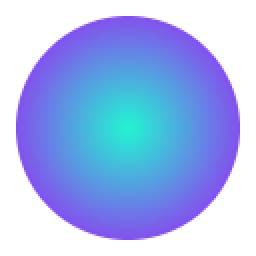
#> input picture temp/dot_gradient.png, 128 x 128 px (shown 2 times larger)
$ python gradient_dot.py temp/dot_gradient.png --mode radial --preview
#> lines starting #> are read from the running program, lines starting #| are printed output that depends on the picture
"""
把一枚纯白的实心图形重绘成渐变 —— 线性（左上 → 右下）或径向（边缘 → 中心）。

输入是 temp/dot.png 那种：RGB 全是纯白、形状完全靠 alpha 描述的图标。
输出同尺寸、**alpha 逐字节不变**，只把 RGB 换成渐变。

四个不显然的地方，写在这里免得以后有人照直觉改回去：

1. **渐变坐标归一化到"形状"，不是整张画布。**

   线性：圆点内切在 128×128 里，直径 112。沿 45° 方向，圆上的极值点离中心
   ±r/√2 ≈ ±39.6，只占整张画布对角线长度（±90.5）的 62%。按画布对角线归一化
   的话，圆点两端永远取不到纯色，看到的始终是"被冲淡过的"中间色。

   径向：半径取「质心 → 最远的不透明像素」，不是内切圆半径，也不是画布的一半。
   这三者对正圆恰好相等，但对圆角方、对框就不一样了 —— 用最远像素才能保证
   形状的最外沿一定拿到纯的边缘色。

   顺带这个规则对非圆形同样成立：形状沿轴向的两个极值点分别是起点色和终点色。

2. **径向的 t=0 在边缘、t=1 在中心。** 这是反直觉的（数学上半径 0 在圆心），
   但 `--from / --to` 要读作"渐变从哪走到哪"，所以跟 `--mode radial` 的字面
   方向对齐：`--from` 是边缘色，`--to` 是中心色。
   换句话说 `--from 紫 --to 青` = 紫边青心；想反过来就交换两个参数。

3. **透明像素的 RGB 也一起填。** 原文件的透明区是 (0,0,0,0)，即 RGB 是黑。
   PNG 缩小、旋转时是带 RGB 一起插值的，黑 RGB 会在边缘渗出灰黑一圈。
   所以整张画布都写渐变 RGB，只把 alpha 原样贴回去。

4. **插值空间默认 sRGB**，即逐通道线性混合。这是 Compose 的
   `Brush.linearGradient` / `radialGradient`、CSS `linear-gradient` /
   `radial-gradient` 的默认行为，所以改出来的图和"直接在界面上画一条渐变"
   看起来是一致的。另给 `linear`（伽马正确）和 `oklab`（感知均匀，中间段不会
   发灰）两个选项，脚本会把三种空间的中点色打出来，可以看完再定。
   oklab 的过渡段可能略微超出 sRGB 色域，这里按通道截断，不做 gamut mapping。

用法：
    python tools/gradient_dot.py temp/dot.png                      # 左上→右下线性
    python tools/gradient_dot.py temp/dot_gradient.png --mode radial --preview
    python tools/gradient_dot.py temp/dot.png -o out.png \\
        --from 133,79,238 --to 32,246,210 --space oklab --preview
"""

import argparse
import math
import os

from PIL import Image

# 默认就是 ExplainDot 图标量出来的那两个锚点色（见 tools/check_palette.py）：
# 紫 #854FEE（色相 260°）和青 #20F6D2（色相 170°）。
DEFAULT_FROM = (133, 79, 238)
DEFAULT_TO = (32, 246, 210)

RAMP = 1024                 # 预计算的一维色带长度，避免逐像素做浮点混合


# ---------------------------------------------------------------------------- 颜色

def parse_color(text):
    """吃 "133,79,238" 或 "#854FEE" 或 "854FEE"，吐 (r, g, b)。"""
    t = text.strip().lstrip("#")
    if "," in t:
        parts = [p.strip() for p in t.split(",")]
        if len(parts) != 3:
            raise ValueError("颜色要三个分量：%r" % text)
        rgb = tuple(int(p) for p in parts)
    else:
        if len(t) != 6:
            raise ValueError("十六进制颜色要 6 位：%r" % text)
        rgb = (int(t[0:2], 16), int(t[2:4], 16), int(t[4:6], 16))
    for c in rgb:
        if not 0 <= c <= 255:
            raise ValueError("分量超出 0-255：%r" % text)
    return rgb


def hexs(rgb):
    return "#%02X%02X%02X" % rgb


def _s2l(c):
    """sRGB 分量 → 线性光。"""
    v = c / 255.0
    return v / 12.92 if v <= 0.04045 else ((v + 0.055) / 1.055) ** 2.4


def _l2s(v):
    """线性光 → sRGB 分量（0-255），越界按通道截断。"""
    v = min(1.0, max(0.0, v))
    return int(round(255 * (12.92 * v if v <= 0.0031308
                            else 1.055 * v ** (1 / 2.4) - 0.055)))


def _mul(m, v):
    return [sum(row[i] * v[i] for i in range(3)) for row in m]


# Oklab 的前后变换矩阵（Björn Ottosson 的原始系数）
_OK_LMS = (
    (0.4122214708, 0.5363325363, 0.0514459929),
    (0.2119034982, 0.6806995451, 0.1073969566),
    (0.0883024619, 0.2817188376, 0.6299787005),
)
_OK_LAB = (
    (0.2104542553, 0.7936177850, -0.0040720468),
    (1.9779984951, -2.4285922050, 0.4505937099),
    (0.0259040371, 0.7827717662, -0.8086757660),
)
_OK_LMS_INV = (
    (1.0, 0.3963377774, 0.2158037573),
    (1.0, -0.1055613458, -0.0638541728),
    (1.0, -0.0894841775, -1.2914855480),
)
_OK_RGB = (
    (4.0767416621, -3.3077115913, 0.2309699292),
    (-1.2684380046, 2.6097574011, -0.3413193965),
    (-0.0041960863, -0.7034186147, 1.7076147010),
)


def to_oklab(rgb):
    lms = [max(0.0, c) ** (1 / 3) for c in _mul(_OK_LMS, [_s2l(c) for c in rgb])]
    return _mul(_OK_LAB, lms)


def from_oklab(lab):
    return tuple(_l2s(c) for c in _mul(_OK_RGB, [c ** 3 for c in _mul(_OK_LMS_INV, lab)]))


SPACES = {
    "srgb": lambda a, b, t: tuple(int(round(a[i] + (b[i] - a[i]) * t)) for i in range(3)),
    "linear": lambda a, b, t: tuple(
        _l2s(_s2l(a[i]) + (_s2l(b[i]) - _s2l(a[i])) * t) for i in range(3)),
    "oklab": lambda a, b, t: from_oklab(
        [to_oklab(a)[i] + (to_oklab(b)[i] - to_oklab(a)[i]) * t for i in range(3)]),
}


def build_ramp(c0, c1, space):
    mix = SPACES[space]
    return [mix(c0, c1, i / (RAMP - 1)) for i in range(RAMP)]


# ---------------------------------------------------------------------------- 形状几何

class Geometry(object):
    """形状的几何量：线性轴的两个极值点，径向的圆心与半径。

    一次扫描全部算完 —— 两个模式共用同一遍遍历，省得按模式分叉。
    """

    def __init__(self, alpha, w, h):
        lo = hi = None
        p_lo = p_hi = (0, 0)
        sw = sx = sy = 0.0                  # alpha 加权的质心分子
        for y in range(h):
            row = y * w
            for x in range(w):
                a = alpha[row + x]
                if not a:
                    continue
                s = x + y                       # 45° 投影量（差一个 √2，后面归一化）
                if lo is None or s < lo:
                    lo, p_lo = s, (x, y)
                if hi is None or s > hi:
                    hi, p_hi = s, (x, y)
                sw += a
                sx += a * x
                sy += a * y
        if lo is None:
            raise ValueError("整张图的 alpha 都是 0，没有形状可以上色")

        self.lo, self.hi = lo, hi
        self.p_lo, self.p_hi = p_lo, p_hi
        self.w, self.h = w, h

        # alpha 加权的质心。正圆上它精确等于圆心；不规则形状上也给一个稳定锚点。
        # 用加权而不是纯包围盒中心：抗锯齿的边缘像素 alpha 很小，
        # 包围盒会被半透明的毛边拽偏，加权质心不会。
        self.cx, self.cy = sx / sw, sy / sw

        # 半径取"到最远不透明像素"，保证形状最外沿一定落在 t=0（纯边缘色）。
        # 用内切半径的话，非圆形状的四个角会提前撞到 t=0，色带被压扁。
        far, r = None, 0.0
        for y in range(h):
            row = y * w
            for x in range(w):
                if alpha[row + x]:
                    d = math.hypot(x - self.cx, y - self.cy)
                    if d > r:
                        r, far = d, (x, y)
        self.r = r
        self.p_far = far


# ---------------------------------------------------------------------------- 渲染

def render(src, c0, c1, space, mode):
    """c0 = 渐变起点色，c1 = 终点色。

    linear: 起点在左上，终点在右下。
    radial: 起点在边缘，终点在中心（见模块 docstring 第 2 条）。
    """
    img = src.convert("RGBA")
    w, h = img.size
    alpha = img.getchannel("A").tobytes()   # 原始字节，逐像素索引就是 int
    geo = Geometry(alpha, w, h)

    ramp = build_ramp(c0, c1, space)
    last = RAMP - 1

    if mode == "linear":
        span = float(geo.hi - geo.lo) or 1.0

        def at(x, y):
            return (x + y - geo.lo) / span
    else:
        inv_r = 1.0 / geo.r if geo.r else 0.0

        def at(x, y):
            # 半径归一化后翻过来：边缘 t=0（起点色），圆心 t=1（终点色）
            return 1.0 - math.hypot(x - geo.cx, y - geo.cy) * inv_r

    out = bytearray()
    for y in range(h):
        row = y * w
        for x in range(w):
            t = at(x, y)
            r, g, b = ramp[0 if t <= 0 else last if t >= 1 else int(t * last + 0.5)]
            out += bytes((r, g, b, alpha[row + x]))

    return Image.frombytes("RGBA", (w, h), bytes(out)), geo


def make_preview(img, path, scale=3, pad=12):
    """深底 + 浅底两块拼一起。透明 PNG 单看是看不出问题的，得压到两种底上。"""
    w, h = img.size
    big = img.resize((w * scale, h * scale), Image.LANCZOS)
    panel = Image.new("RGB", (big.width * 2 + pad * 3, big.height + pad * 2), (0x80, 0x80, 0x80))
    for i, bg in enumerate(((0x1C, 0x1C, 0x22), (0xFF, 0xFF, 0xFF))):
        tile = Image.new("RGB", big.size, bg)
        tile.paste(big, (0, 0), big)
        panel.paste(tile, (pad + i * (big.width + pad), pad))
    panel.save(path)


def make_side_by_side(imgs, path, scale=3, pad=12, bg=(0x1C, 0x1C, 0x22)):
    """把几张图并排拼一起，压在同一块底色上。用来直接比两种方向的观感。"""
    tiles = []
    for im in imgs:
        big = im.resize((im.width * scale, im.height * scale), Image.LANCZOS)
        tile = Image.new("RGB", big.size, bg)
        tile.paste(big, (0, 0), big)
        tiles.append(tile)
    wsum = sum(t.width for t in tiles) + pad * (len(tiles) + 1)
    panel = Image.new("RGB", (wsum, tiles[0].height + pad * 2), bg)
    x = pad
    for t in tiles:
        panel.paste(t, (x, pad))
        x += t.width + pad
    panel.save(path)


# ---------------------------------------------------------------------------- 主流程

def main():
    here = os.path.dirname(os.path.dirname(os.path.abspath(__file__)))

    ap = argparse.ArgumentParser(
        description="给纯白实心图形上渐变（线性 / 径向）",
        formatter_class=argparse.RawDescriptionHelpFormatter,
        epilog="linear: --from 左上、--to 右下      radial: --from 边缘、--to 中心")
    ap.add_argument("src", help="输入 PNG（靠 alpha 描述形状的纯白图形）")
    ap.add_argument("-o", "--out", help="输出路径，默认在输入旁边加 _gradient")
    ap.add_argument("--mode", choices=("linear", "radial"), default="linear",
                    help="linear 左上→右下（默认） / radial 边缘→中心")
    ap.add_argument("--from", dest="c0", help="起点色，如 133,79,238 或 #854FEE")
    ap.add_argument("--to", dest="c1", help="终点色，如 32,246,210 或 #20F6D2")
    ap.add_argument("--space", choices=sorted(SPACES), default="srgb",
                    help="插值空间，默认 srgb（和 Compose / CSS 一致）")
    ap.add_argument("--preview", action="store_true", help="另存一张深底+浅底对照图")
    args = ap.parse_args()

    c0 = parse_color(args.c0) if args.c0 else DEFAULT_FROM
    c1 = parse_color(args.c1) if args.c1 else DEFAULT_TO

    src_path = args.src if os.path.isabs(args.src) else os.path.join(here, args.src)
    if not os.path.exists(src_path):
        raise SystemExit("找不到输入文件：%s" % src_path)
    out_path = args.out or os.path.join(
        os.path.dirname(src_path),
        os.path.splitext(os.path.basename(src_path))[0] + "_gradient.png")
    if not os.path.isabs(out_path):
        out_path = os.path.join(here, out_path)

    src = Image.open(src_path)
#> src is the input picture: PIL image 128x128 RGBA; mean R, G, B, A 112.4, 113.1, 232.3, 153.4
    if not (src.mode in ("RGBA", "LA", "PA") or "transparency" in src.info):
        raise SystemExit("输入没有 alpha 通道，形状无从判断（%s）" % src.mode)
    # 先整体读进内存。两个原因：写盘要覆盖同一个路径时不能还占着文件句柄
    # （Windows 上会直接报错），而且下面的自检必须拿**改写前**的 alpha 来比 ——
    # 存完再读就成了新文件跟它自己比，永远通过，等于没检查。
    src.load()
    a_in = src.convert("RGBA").getchannel("A").tobytes()

    out, geo = render(src, c0, c1, args.space, args.mode)
#> in render, `inv_r = 1.0 / geo.r if geo.r else 0.0`: inv_r = 0.0177
#> the loop in render, `for y in range(h):` made 128 passes
#> row on passes 2 to 13: 128, 256, 384, 512, 640, 768, 896, 1024, 1152, 1280, 1408, 1536
    out.save(out_path)

    # ------------------------------------------------------------------ 汇报
    w, h = out.size
#> w = 128; h = 128
    radial = args.mode == "radial"

    print("输入  %s  %dx%d %s" % (os.path.relpath(src_path, here), src.width, src.height, src.mode))
#| 输入  temp/dot_gradient.png  128x128 RGBA
    print("输出  %s  %dx%d RGBA  模式 %s" % (os.path.relpath(out_path, here), w, h, args.mode))
#| 输出  temp/dot_gradient_gradient.png  128x128 RGBA  模式 radial
    print()

    if radial:
        print("渐变轴：径向，圆心 (%.2f, %.2f)  半径 %.2f" % (geo.cx, geo.cy, geo.r))
#| 渐变轴：径向，圆心 (63.50, 63.50)  半径 56.50
        print("  边缘 %s  →  中心 %s" % (hexs(c0), hexs(c1)))
        print("  t=0 在边缘、t=1 在圆心 —— --from 是边缘色。想反过来交换两个参数即可")
        print("  半径取到最远的不透明像素 %s，所以最外沿一定拿到纯边缘色" % (geo.p_far,))
#|   半径取到最远的不透明像素 (30, 109)，所以最外沿一定拿到纯边缘色
    else:
        print("渐变轴：45° 方向，投影区间 x+y ∈ [%d, %d]（长度 %d）"
              % (geo.lo, geo.hi, geo.hi - geo.lo))
        print("  起点落在左上尖端 %s，终点落在右下尖端 %s" % (geo.p_lo, geo.p_hi))
        print("  若按整张画布对角线归一化，形状只覆盖其中 %.0f%%，两端永远是中间色"
              % (100 * (geo.hi - geo.lo) / (2.0 * (max(w, h) - 1))))

    print()
    print("端点与中点（当前空间 %s）：" % args.space)
    for name in ("srgb", "linear", "oklab"):
        mid = SPACES[name](c0, c1, 0.5)
        print("  %-7s %s → 中 %s → %s%s"
              % (name, hexs(c0), hexs(mid), hexs(c1),
                 "   ← 采用" if name == args.space else ""))

    # 自检：alpha 必须逐字节一致；渐变两端的极值点必须落在端点色上
    a_out = out.getchannel("A").tobytes()
    px = out.load()
    if radial:
        p_a, p_b = geo.p_far, (int(round(geo.cx)), int(round(geo.cy)))
#> p_a = (30, 109); p_b = (64, 63)
        label_a, label_b = "边缘最远点", "圆心"
    else:
        p_a, p_b = geo.p_lo, geo.p_hi
        label_a, label_b = "左上尖端  ", "右下尖端  "

    print()
    print("自检  alpha 通道 %s（%d 个像素）"
          % ("逐字节一致" if a_in == a_out else "!! 被改动了 !!", len(a_in)))
#| 自检  alpha 通道 逐字节一致（16384 个像素）
    print("      %s %s  实测 %s  @%s" % (label_a, hexs(c0), hexs(px[p_a][:3]), p_a))
#|       边缘最远点 #854FEE  实测 #854FEE  @(30, 109)
    print("      %s %s  实测 %s  @%s" % (label_b, hexs(c1), hexs(px[p_b][:3]), p_b))
#|       圆心 #20F6D2  实测 #21F4D2  @(64, 63)
    print("      不透明像素 %d / %d（形状没有变大变小）"
          % (sum(1 for a in a_out if a), w * h))
#|       不透明像素 10008 / 16384（形状没有变大变小）

    if args.preview:
        prev = os.path.splitext(out_path)[0] + "_preview.png"
        make_preview(out, prev)
#> in make_preview, `panel = Image.new("RGB", (big.width * 2 + pad * 3, big.height + pad * ..`: panel: PIL image 804x408 RGB; every value is 128
#> the loop in make_preview, `for i, bg in enumerate(((0x1C, 0x1C, 0x22), (0xFF, 0xFF, 0xFF))):` made 2 passes
#> pass 1, in make_preview, `tile = Image.new("RGB", big.size, bg)`:
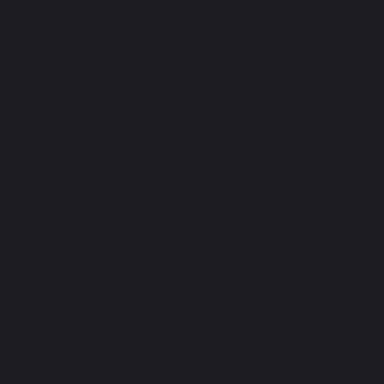
#> tile: PIL image 384x384 RGB; mean R, G, B 28, 28, 34
#> after the loop in make_preview, `for i, bg in enumerate(((0x1C, 0x1C, 0x22), (0xFF, 0xFF, 0xFF))):`:
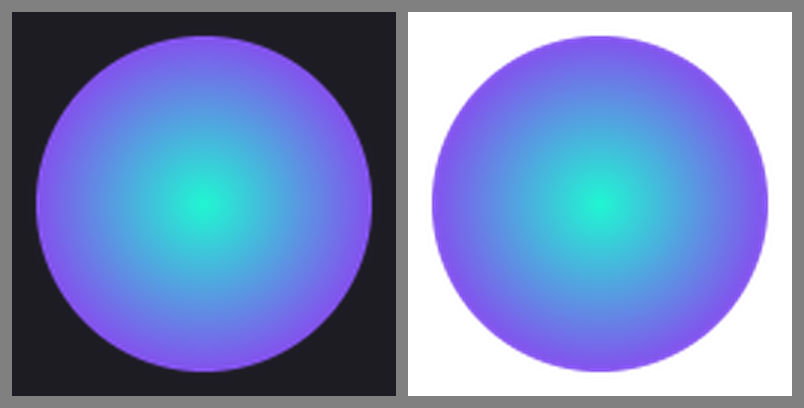
#> panel: PIL image 804x408 RGB; mean R, G, B 117.1, 137, 188.4
        print()
        print("对照图 %s（左深底 / 右浅底）" % os.path.relpath(prev, here))


if __name__ == "__main__":
    main()
